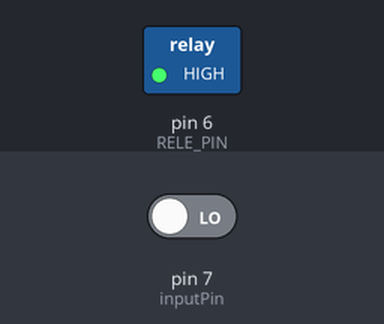
Bench run of a sketch on a simulated Arduino Uno, built with avr-gcc and run on an emulated ATmega328P. On the bench: switched loads named in the sketch (green lamp = pin HIGH). Inputs (shaded band) come from the test bench; at power-on: pin 7 (inputPin) LOW.

Above: at 1.2 s.
1.3 s: pin 7 (inputPin) driven HIGH
At 2.0 s:
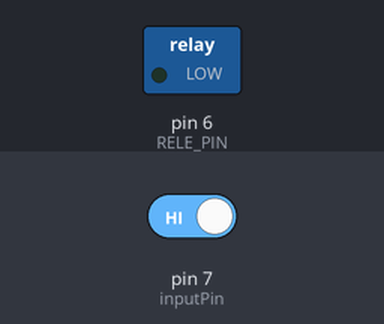
Timing chart, 0 to 4.3 s (numbered marks = the images above; inputs shaded):
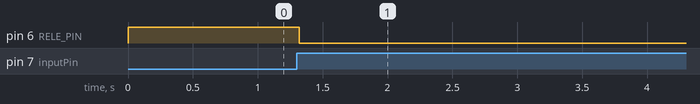

The sketch:

main.ino
```cpp
int inputPin = 7;               // Escolhe o pino de entrada(para o sensor PIR)
int pirState = LOW;             // Inicia o PIR, assumindo que não há movimento detectado
int val = 0;                    // Variável que lê o estado do PIR
int RELE_PIN = 6;               // Escolhe o pino onde esta o relé

void setup() {
  pinMode(RELE_PIN, OUTPUT);      // Declara que o relé é um dispositivo de saida
  pinMode(inputPin, INPUT);       // Declara que o sensor PIR é um dispositivo de entrada
  Serial.begin(9600);
}
void loop(){
  val = digitalRead(inputPin);
  if (val == HIGH) {
    digitalWrite(RELE_PIN, LOW);
    delay(15000);
if (pirState == LOW) {
    Serial.println("Motion detected!");
    pirState = HIGH;
    }
  } else {
      digitalWrite(RELE_PIN, HIGH);
      delay(30);
      if (pirState == HIGH){
      Serial.println("Motion ended!");
      pirState = LOW;
    }
  }
}
```

Measured:
- after the input at 1.3 s, pin 6 (RELE_PIN): HIGH → LOW at once
